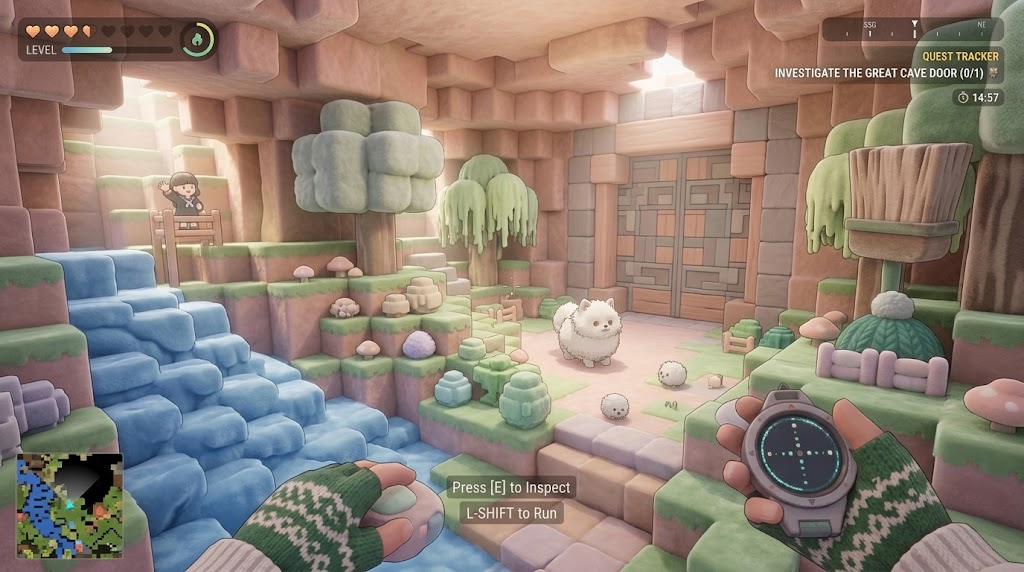
#> input picture docs/reference/cave-door.jpg, 1024 x 572 px
$ python trace_door.py
#> lines starting #> are read from the running program, lines starting #| are printed output that depends on the picture; after the words box and inside, x2 and y2 are one past the last pixel; in counts of white or black regions, pixels touching at a corner belong together
#!/usr/bin/env python3
"""Trace the reference's great door into game assets.

The door's plane is known (z = -15.5, x -2.5..2.5, y 0..6) and the reference camera is solved, so
the painted door is rectified to a front view (a homography from its four traced corners), then:

- the colour map is the rectified painting itself (projection-first: a patterned surface takes the
  reference's own pixels, img2threejs grimoire/character/likeness_maximization.md);
- the panel seams are traced as lines: a black-hat (closing minus image) on luma picks out the thin
  dark seams between panels, thresholded and cleaned; the relief map is 1 on panels and falls to
  0 in the seams over a soft bevel (a distance transform), so the game can raise each panel.

Writes public/cave/door-albedo.png, public/cave/door-relief.png (both 250 x 300: 50 px per unit)
and screenshots/fp/door-trace.png (rectified door | traced seams | relief | overlay).
Usage: trace_door.py [--corners "u,v u,v u,v u,v"]  (top-left, top-right, bottom-right, bottom-left)
"""
import argparse
from pathlib import Path

import cv2
import numpy as np
from PIL import Image

ROOT = Path(__file__).resolve().parents[2]
REFERENCE = ROOT / 'docs/reference/cave-door.jpg'
# The door opening's corners as painted (traced in the camera solve; the painting's door is a few px
# off the solved model on the right, so the traced corners rectify it squarer than the model's).
CORNERS = [(617, 152), (750, 145), (750, 327), (617, 318)]
PPU = 50  # px per world unit in the outputs
W, H = 5 * PPU, 6 * PPU
SS = 4  # rectify at 4x, then downsample, so the seams stay crisp


def main():
    ap = argparse.ArgumentParser()
    ap.add_argument('--corners')
    args = ap.parse_args()
    corners = CORNERS if not args.corners else [tuple(map(float, c.split(','))) for c in args.corners.split()]
    ref = np.asarray(Image.open(REFERENCE).convert('RGB'))
#> ref is the input picture: shape (572, 1024, 3); mean R, G, B 144.1, 129.6, 118.1
    big = (W * SS, H * SS)
    M = cv2.getPerspectiveTransform(np.float32(corners), np.float32([(0, 0), (big[0], 0), big, (0, big[1])]))
    rect = cv2.warpPerspective(ref, M, big, flags=cv2.INTER_CUBIC, borderMode=cv2.BORDER_REPLICATE)

    # The two leaves meet at the centre seam (the darkest column near the middle); the painting
    # draws them unequal (its perspective is a little off), so each leaf is resampled to half the
    # opening.
    luma0 = cv2.cvtColor(rect, cv2.COLOR_RGB2GRAY).astype(np.float32)
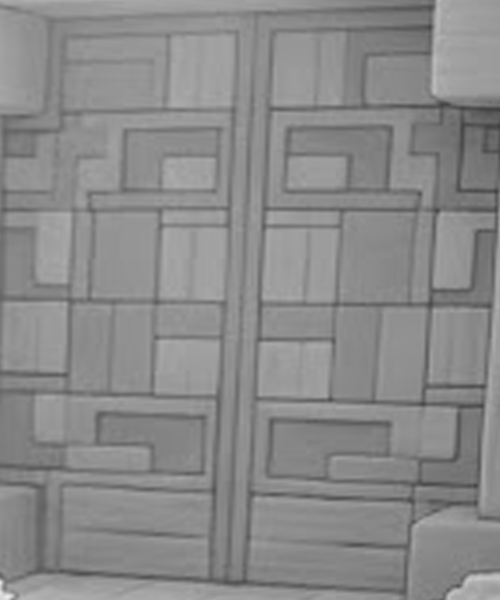
#> luma0: shape (1200, 1000) float32 (shown at 1/2 size); min 60, max 237, mean 137.8
    lo, hi = int(big[0] * 0.4), int(big[0] * 0.6)
    split = lo + int(np.argmin(luma0[big[1] // 6: -big[1] // 6, lo:hi].mean(0)))
#> split = 462
    half = big[0] // 2
    rect = np.concatenate([cv2.resize(rect[:, :split], (half, big[1]), interpolation=cv2.INTER_AREA),
                           cv2.resize(rect[:, split:], (big[0] - half, big[1]), interpolation=cv2.INTER_AREA)], axis=1)

    # Seams: thin dark lines. Black-hat with a kernel wider than a seam but narrower than a panel.
    luma = cv2.cvtColor(rect, cv2.COLOR_RGB2GRAY)
    k = cv2.getStructuringElement(cv2.MORPH_ELLIPSE, (9 * SS // 2 * 2 + 1, 9 * SS // 2 * 2 + 1))
    hat = cv2.morphologyEx(luma, cv2.MORPH_BLACKHAT, k)
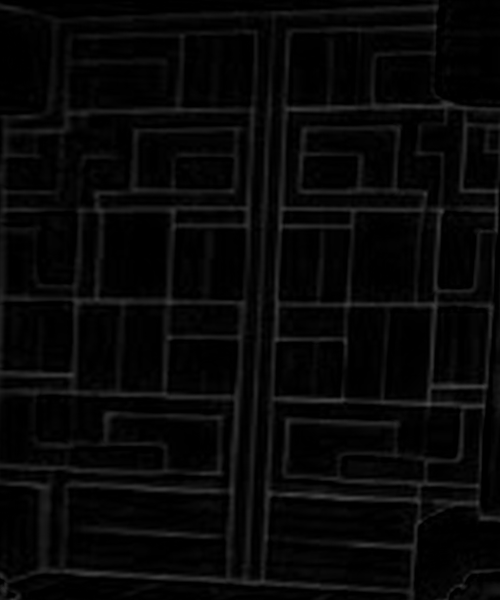
#> hat: shape (1200, 1000) (shown at 1/2 size); min 0, max 76, mean 7.4
    thr = max(12, np.percentile(hat, 80))
#> thr = 13
    seams = (hat > thr).astype(np.uint8)
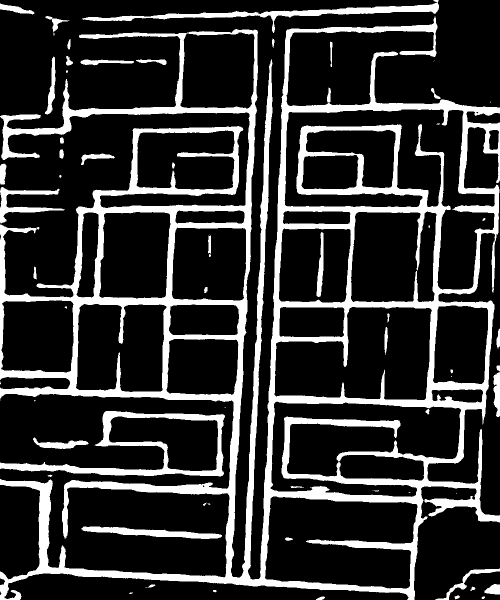
#> seams: shape (1200, 1000) (shown at 1/2 size); values 0 (black) and 1 (white), 19.6% white; 70 white regions (23 under 20 px), largest, box (x1, y1, x2, y2) and area: (0, 33, 1000, 1200) 200564, (0, 822, 450, 953) 10987, (164, 0, 878, 66) 7042
    seams = cv2.morphologyEx(seams, cv2.MORPH_OPEN, np.ones((3, 3), np.uint8))
#> seams: shape (1200, 1000); values 0 (black) and 1 (white), 19.6% white; 63 white regions (14 under 20 px), largest, box (x1, y1, x2, y2) and area: (0, 36, 1000, 1200) 199373, (0, 822, 450, 953) 10954, (167, 6, 878, 42) 6877
    n, lab, st, _ = cv2.connectedComponentsWithStats(seams)
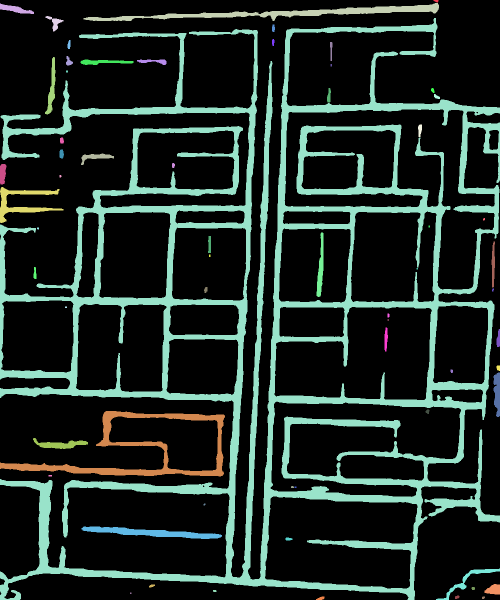
#> lab: shape (1200, 1000) int32 (shown at 1/2 size); 64 distinct labels, from 0 to 63; one colour per label, 0 black
#> n = 64; st = 64 rows, first 6: [0, 0, 1000, 1200, 965272], [867, 0, 10, 5, 36], [0, 7, 68, 21, 647], [167, 6, 711, 36, 6877], [91, 32, 36, 31, 371], [0, 36, 1000, 1164, 199373]
    keep = np.zeros_like(seams)
    for i in range(1, n):  # lines, not specks: long thin components only
        if max(st[i, 2], st[i, 3]) >= 6 * SS:
            keep[lab == i] = 1
    # (The leaves look mirrored but are not: the painter's key shapes sit several px apart, so a
    # mirrored union of their seams doubles every line. Each leaf keeps its own trace.)
    # The outer border of each leaf and the centre seam are seams too (the leaves meet there).
    b = 2 * SS
    keep[:b], keep[-b:], keep[:, :b], keep[:, -b:] = 1, 1, 1, 1
    keep[:, big[0] // 2 - b // 2: big[0] // 2 + b // 2 + 1] = 1
#> keep: shape (1200, 1000); values 0 (black) and 1 (white), 22.3% white; 16 white regions, largest, box (x1, y1, x2, y2) and area: (0, 0, 1000, 1200) 257737, (163, 1053, 444, 1078) 3163, (66, 876, 176, 898) 1118

    # Relief: distance from the nearest seam, ramped over a bevel, so panels are pillowy felt.
    dist = cv2.distanceTransform((1 - keep).astype(np.uint8), cv2.DIST_L2, 5)
    bevel = 3.0 * SS
    relief = np.clip(dist / bevel, 0, 1)
    relief = relief * relief * (3 - 2 * relief)

    out = ROOT / 'public/cave'
    out.mkdir(parents=True, exist_ok=True)
    albedo = cv2.resize(rect, (W, H), interpolation=cv2.INTER_AREA)
    rel = cv2.resize((relief * 255).astype(np.uint8), (W, H), interpolation=cv2.INTER_AREA)
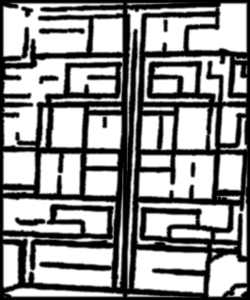
#> rel: shape (300, 250); min 0, max 255, mean 146.6
    Image.fromarray(albedo).save(out / 'door-albedo.png')
    Image.fromarray(rel).save(out / 'door-relief.png')

    shots = ROOT / 'screenshots/fp'
    shots.mkdir(parents=True, exist_ok=True)
    seam_img = cv2.resize(keep * 255, (W, H), interpolation=cv2.INTER_AREA)
    over = albedo.copy()
    over[seam_img > 128] = (255, 40, 40)
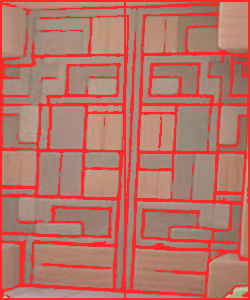
#> over: shape (300, 250, 3); mean R, G, B 184.3, 115.3, 102.7
    board = np.concatenate([albedo, np.dstack([seam_img] * 3), np.dstack([rel] * 3), over], axis=1)
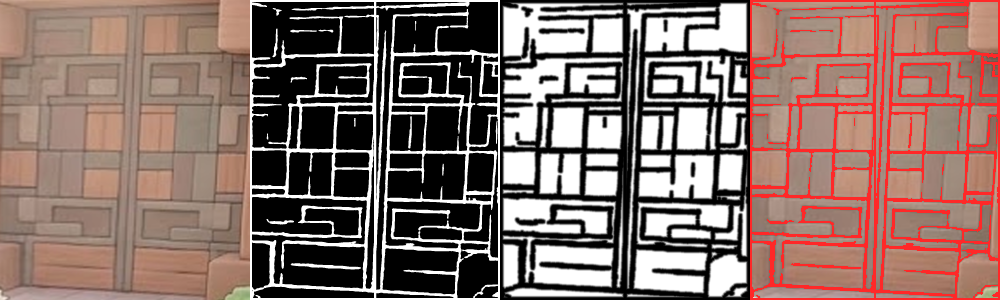
#> board: shape (300, 1000, 3); mean R, G, B 137, 112.4, 105.4
    Image.fromarray(board).resize((board.shape[1] * 2, board.shape[0] * 2), Image.Resampling.NEAREST).save(shots / 'door-trace.png')
    print(f'centre seam at {split / SS:.0f} px of {W}; seam threshold {thr:.1f}; seam coverage {keep.mean():.3f}; wrote {out}/door-albedo.png, door-relief.png and {shots}/door-trace.png')
#| centre seam at 116 px of 250; seam threshold 13.0; seam coverage 0.223; wrote public/cave/door-albedo.png, door-relief.png and screenshots/fp/door-trace.png


if __name__ == '__main__':
    main()
